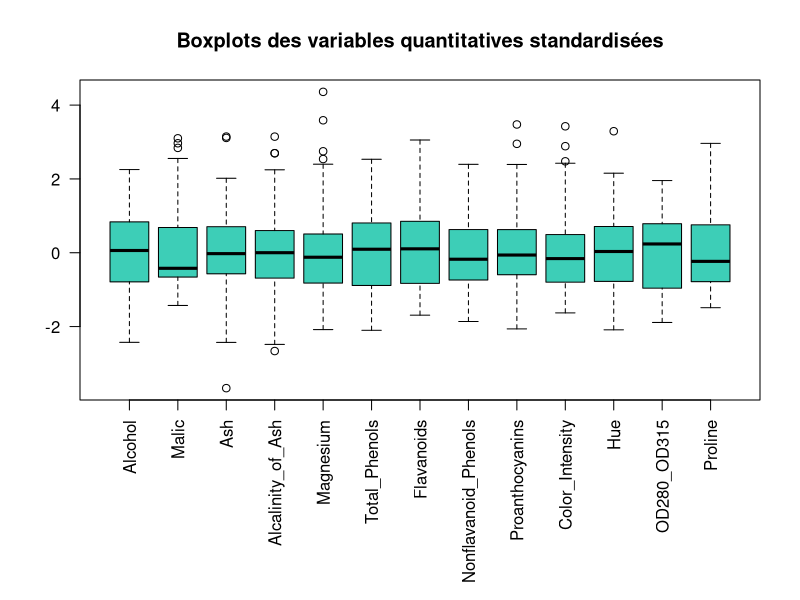
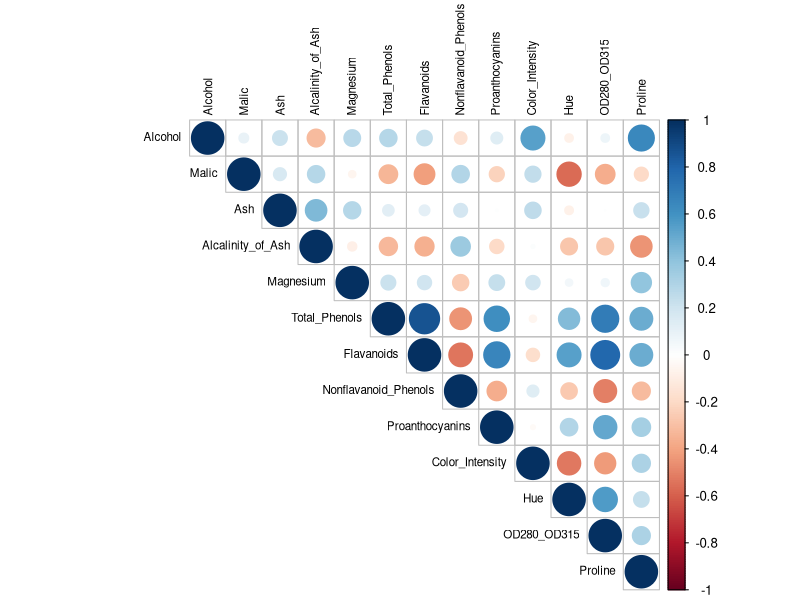
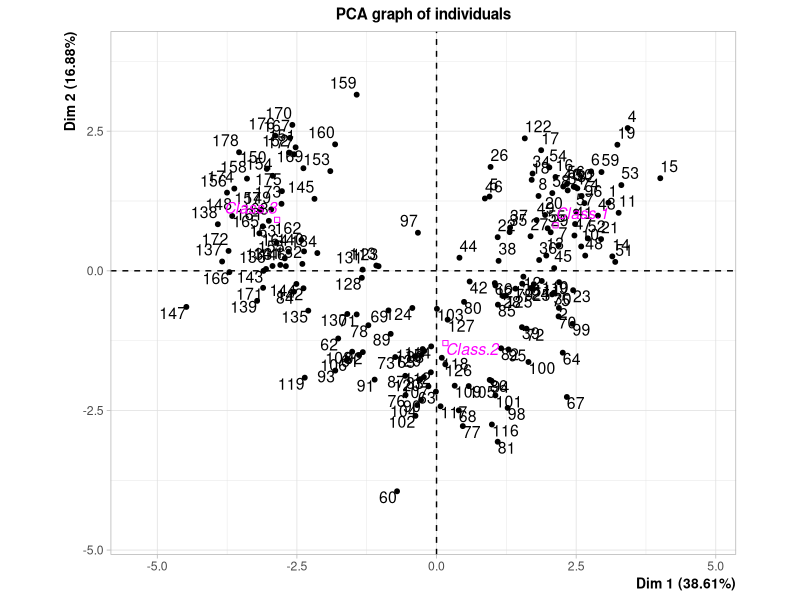
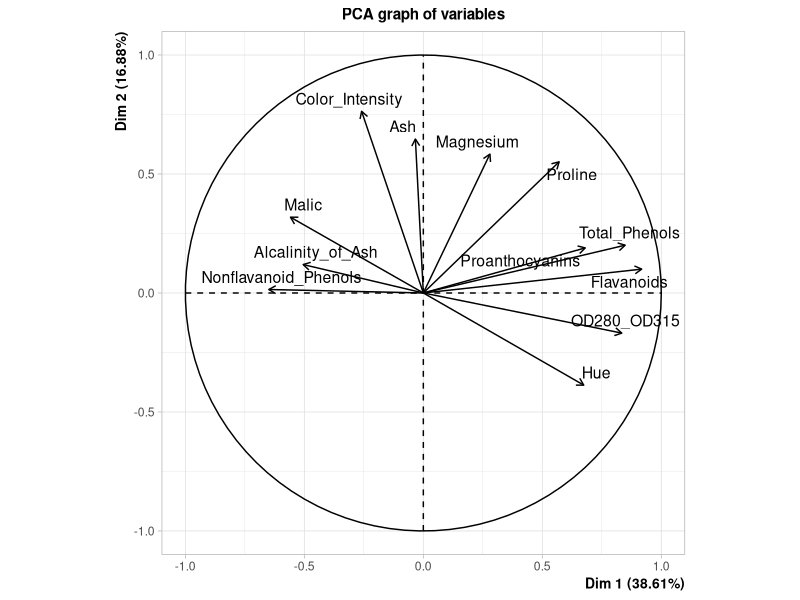

Write R code to recreate these figures, in order.
# Examen d'entraînement -- Statistique & Machine Learning
# Chargement des packages ####
library(FactoMineR)
library(corrplot)
library(MASS)

# Import des données ####
setwd("~/Desktop/TRAVAIL/EPITA/2025_03 EPITA4 PBS2/STATISTIQUE/Blank Exam")
df <- read.csv(
  "UCI_wine.txt",
  sep = ",",
  header = TRUE
)

# Partie I -- Statistiques descriptives ####
## Question 1 ####
# Dimensions du dataset
dim(df)
nrow(df)
ncol(df)



## Question 2 ####
# Nature des variables
str(df)
vars_quali <- df[, "Class"]
vars_quanti <- df[, -1]


## Question 3 ####
# Moyenne et écart-type de Alcohol
mean(df$Alcohol)
sd(df$Alcohol)


## Question 4 ####
# Corrélation Alcohol / Proline
cor(df$Alcohol, df$Proline)

## Question 5 ####
# Valeurs manquantes et valeurs atypiques
sum(is.na(df))
summary(df)

par(mar = c(10, 4, 4, 2))

boxplot(
  scale(vars_quanti),
  las = 2,
  col = "#3DCEB7",
  main = "Boxplots des variables quantitatives standardisées"
)

par(mar = c(5, 4, 4, 2))

## Question 6 ####
# Individus au-dessus de la médiane de Y
df[df$Alcohol > median(df$Alcohol), ]
which(df$Alcohol > median(df$Alcohol))


## Question 7 ####
# Matrice de corrélation
corrplot(
  cor(vars_quanti),
  method = "circle",
  type = "upper",
  tl.col = "black",
  tl.cex = 0.7
)


## Question 8 ####
# Couple de variables avec corrélation maximale
cor_mat <- cor(vars_quanti)
cor_mat[upper.tri(cor_mat, diag = TRUE)] <- NA
idx <- which(abs(cor_mat) == max(abs(cor_mat), na.rm = TRUE), arr.ind = TRUE)
c(rownames(cor_mat)[idx[1]], colnames(cor_mat)[idx[2]])

# Partie II -- Régression linéaire ####
## Question 9 ####
# Modèle linéaire
model <- lm(Alcohol ~ ., data = vars_quanti)



## Question 10 ####
# Résumé du modèle
summary(model)


## Question 11 ####
# Variable la moins significative
summary(model)$coefficients


## Question 12 ####
# R2 et R2 ajusté
summary(model)$r.squared
summary(model)$adj.r.squared


## Question 13 ####
# Écart-type des résidus
summary(model)$sigma


## Question 14 ####
# Prédiction nouvelle observation
# Construction de la nouvelle observation ####
new_obs <- data.frame(
  Malic = 2.34,
  Ash = 2.37,
  Alcalinity_of_Ash = 19.49,
  Magnesium = 99.74,
  Total_Phenols = 2.30,
  Flavanoids = 2.03,
  Nonflavanoid_Phenols = 0.36,
  Proanthocyanins = 1.59,
  Color_Intensity = 5.06,
  Hue = 0.96,
  OD280_OD315 = 2.61,
  Proline = 746.89
)


# Prédiction ####
Y_new <- predict(model, newdata = new_obs)

# Arrondi à deux décimales ####
round(Y_new, 2)




# Partie III -- ACP ####
## Question 15 ####
# ACP sur variables explicatives uniquement
X <- df[, -which(names(df) == "Alcohol")]
Wine.PCA <- PCA(
  X,
  scale.unit = TRUE,
  quali.sup = 1,
  ncp = 12,
  graph = TRUE
)



## Question 16 ####
# Variance expliquée axes 1 et 2
Wine.PCA$eig[1:2, ]


## Question 17 ####
# Variables contribuant le plus aux axes 1 et 2
sort(Wine.PCA$var$contrib[, 1], decreasing = TRUE)[1:5]
sort(Wine.PCA$var$contrib[, 2], decreasing = TRUE)[1:5]



## Question 18 ####
# Individus contribuant le plus aux axes 1 et 2
sort(Wine.PCA$ind$contrib[, 1], decreasing = TRUE)[1:5]
sort(Wine.PCA$ind$contrib[, 2], decreasing = TRUE)[1:5]



## Question 19 ####
# Coordonnées variables pour interprétation axes
Wine.PCA$var$coord[, 1:2]


# Partie IV -- Réduction de dimension ####
## Question 20 ####
# Variance expliquée cumulée par 3 composantes
Wine.PCA$eig[3, 3]



## Question 21 ####
# Régression sur composantes principales
PC <- Wine.PCA$ind$coord[, 1:3]

df_PCA <- data.frame(
  Alcohol = df$Alcohol,
  PC
)

model_PCA <- lm(
  Alcohol ~ .,
  data = df_PCA
)



## Question 22 ####
# Nouveau R2 et R2 ajusté
summary(model_PCA)$r.squared
summary(model_PCA)$adj.r.squared



## Question 23 ####
# Comparaison des modèles
summary(model)
summary(model_PCA)


# Partie V -- Analyse discriminante linéaire (LDA) ####
## Question 24 ####
# Table de contingence de la variable Class
table(df$Class)


## Question 25 ####
# Modèle LDA avec 3 variables
lda_model_3var <- lda(
  Class ~ Flavanoids + Color_Intensity + Proline,
  data = df
)

lda_model_3var



## Question 26 ####
# Matrice de confusion associée au modèle
pred_3var <- predict(lda_model_3var)
conf_mat_3var <- table(
  Observed = df$Class,
  Predicted = pred_3var$class
)
conf_mat_3var


# Nombre de bien classés
sum(diag(conf_mat_3var))


# Nombre de mal classés
sum(conf_mat_3var) - sum(diag(conf_mat_3var))



## Question 27 ####
# Observations mal classées (1 ligne demandée)
which(pred_3var$class != df$Class)



## Question 28 ####
# Observation mal classée dont la probabilité a posteriori
# d'appartenir à sa vraie classe est minimale
wrong_idx <- which(pred_3var$class != df$Class)
true_class_prob <- pred_3var$posterior[
  cbind(wrong_idx, df$Class[wrong_idx])
]
worst_obs <- wrong_idx[which.min(true_class_prob)]
worst_obs

# Valeur correspondante
min(true_class_prob)


## Question 29 ####
# Nouvelle observation
new_wine <- data.frame(
  Flavanoids = 2.50,
  Color_Intensity = 5.20,
  Proline = 900
)

pred_new <- predict(
  lda_model_3var,
  newdata = new_wine
)
pred_new$class


# Probabilités a posteriori associées
pred_new$posterior



## Question 30 ####
# Modèle LDA avec toutes les variables explicatives
lda_model_full <- lda(
  Class ~ .,
  data = df
)
lda_model_full



## Question 31 ####
# Matrice de confusion modèle complet
pred_full <- predict(lda_model_full)
conf_mat_full <- table(
  Observed = df$Class,
  Predicted = pred_full$class
)
conf_mat_full


# Nombre de bien classés
sum(diag(conf_mat_full))


# Nombre de mal classés
sum(conf_mat_full) - sum(diag(conf_mat_full))
